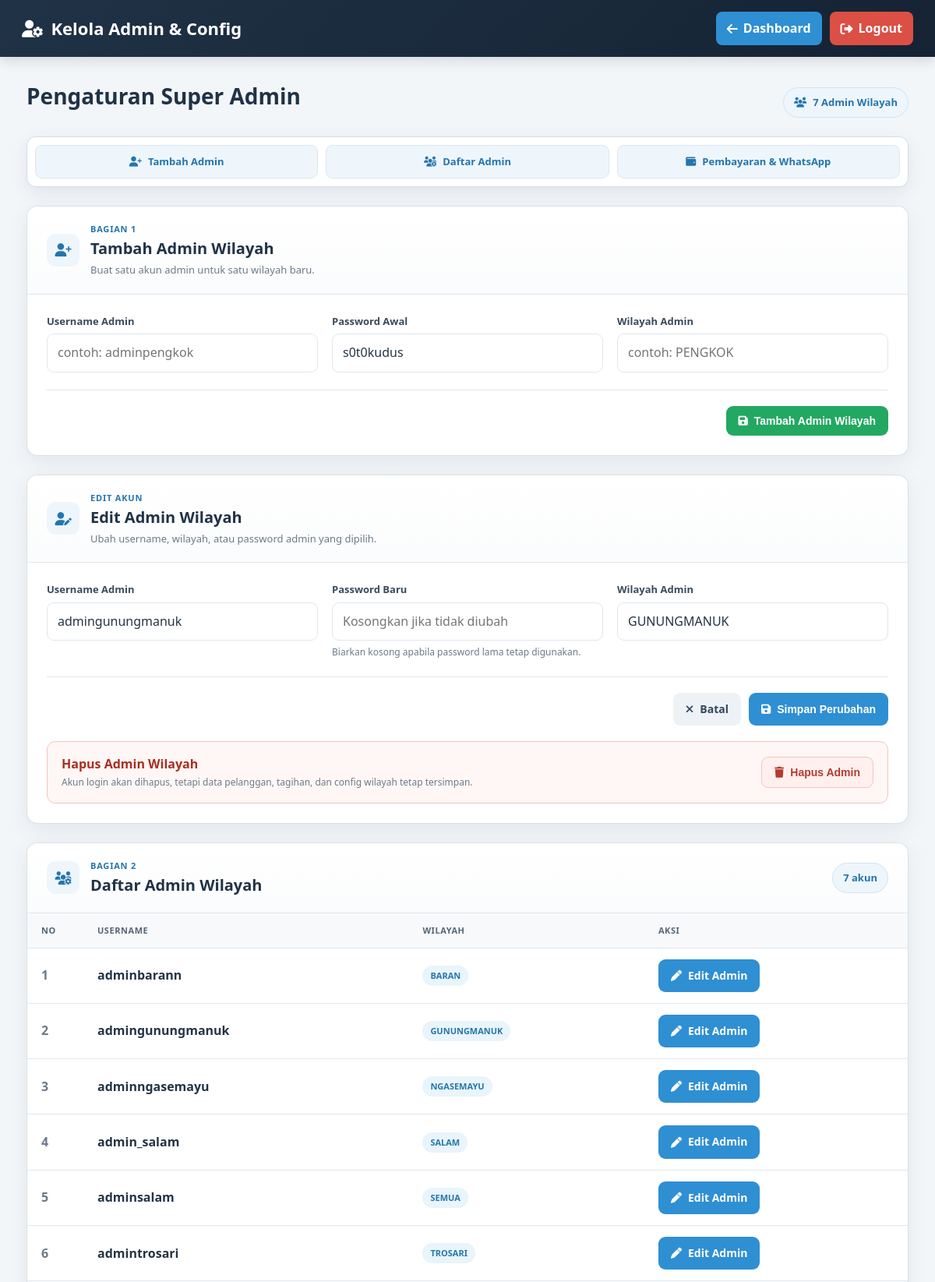
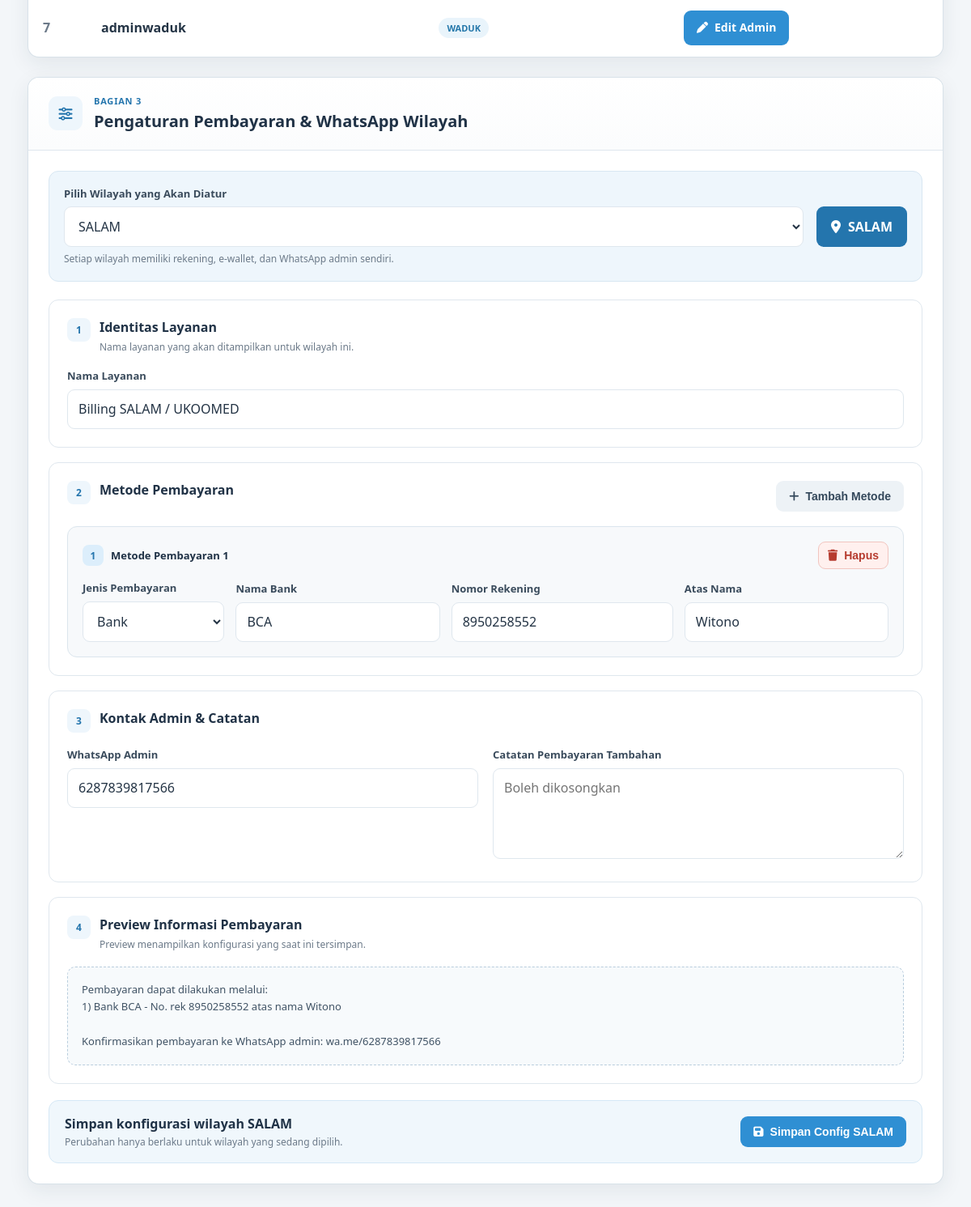
/kelola_admin.php?edit_admin=9 (signed in), run on the app's committed database (2 pictures, top to bottom).
### tables this page shows
CREATE TABLE `users` (
  `id` int NOT NULL,
  `username` varchar(50) NOT NULL,
  `password` varchar(255) NOT NULL,
  `role` varchar(50) NOT NULL DEFAULT 'admin',
  `wilayah` varchar(50) NOT NULL
);

### kelola_admin.php (the view, shortened to what the rows shown need)
<?php
require_once __DIR__ . '/db_salam.php';
require_once __DIR__ . '/helpers_salam.php';
function kelolaEsc($value): string
{
    return htmlspecialchars((string) $value, ENT_QUOTES, 'UTF-8');
}
$admins = [];
$adminResult = $koneksi->query("SELECT id, username, wilayah FROM users WHERE role = 'admin' ORDER BY wilayah ASC, username ASC");
if ($adminResult) {
    while ($row = $adminResult->fetch_assoc()) {
        $admins[] = $row;
    }
}
$editAdmin = null;
$editAdminId = (int) ($_GET['edit_admin'] ?? 0);
if ($editAdminId > 0) {
    $editStmt = $koneksi->prepare("SELECT id, username, wilayah FROM users WHERE id = ? AND role = 'admin' LIMIT 1");
    $editStmt->bind_param('i', $editAdminId);
    $editStmt->execute();
    $editAdmin = $editStmt->get_result()->fetch_assoc() ?: null;
}
?>
<!DOCTYPE html>
<html lang="id">
<head>
    <link rel="stylesheet" href="https://cdnjs.cloudflare.com/ajax/libs/font-awesome/6.4.0/css/all.min.css">
</head>
<body>
<header class="header">
    <h1><i class="fas fa-user-gear"></i> Kelola Admin & Config</h1>
</header>
<main class="container">
    <section class="page-hero">
        <div>
            <h2>Pengaturan Super Admin</h2>
        </div>
    </section>
    <div class="page-stack">
        <?php if ($editAdmin): ?>
        <section class="section-card" id="edit-admin">
            <div class="section-head">
                <div class="section-title-wrap">
                    <div class="section-icon"><i class="fas fa-user-pen"></i></div>
                    <div>
                        <span class="section-kicker">Edit Akun</span>
                        <h3>Edit Admin Wilayah</h3>
                        <p>Ubah username, wilayah, atau password admin yang dipilih.</p>
                    </div>
                </div>
            </div>
            <div class="section-body">
                <form method="post" autocomplete="off">
                    <div class="admin-form-grid">
                        <div class="field">
                            <label for="edit_username">Username Admin</label>
                            <input id="edit_username" name="username" type="text" required maxlength="50" value="<?= kelolaEsc($editAdmin['username']); ?>">
                        </div>
                        <div class="field">
                            <label for="edit_password">Password Baru</label>
                            <input id="edit_password" name="password" type="text" placeholder="Kosongkan jika tidak diubah">
                            <span class="hint">Biarkan kosong apabila password lama tetap digunakan.</span>
                        </div>
                        <div class="field">
                            <label for="edit_wilayah">Wilayah Admin</label>
                            <input id="edit_wilayah" name="wilayah" type="text" required maxlength="50" value="<?= kelolaEsc(salamNamaWilayahTampilan($editAdmin['wilayah'])); ?>">
                        </div>
                    </div>
                    <div class="form-actions">
                        <a class="btn btn-muted" href="kelola_admin.php"><i class="fas fa-xmark"></i> Batal</a>
                        <button class="btn btn-primary" type="submit"><i class="fas fa-save"></i> Simpan Perubahan</button>
                    </div>
                </form>
                <div class="delete-admin-box">
                    <div>
                        <strong>Hapus Admin Wilayah</strong>
                        <span>Akun login akan dihapus, tetapi data pelanggan, tagihan, dan config wilayah tetap tersimpan.</span>
                    </div>
                    <form
                        method="post"
                        onsubmit="return confirm('Yakin ingin menghapus admin <?= kelolaEsc($editAdmin['username']); ?>? Akun ini tidak dapat digunakan untuk login lagi.');"
                    >
                        <button class="btn btn-danger-soft" type="submit">
                            <i class="fas fa-trash"></i> Hapus Admin
                        </button>
                    </form>
                </div>
            </div>
        </section>
        <?php endif; ?>
        <section class="section-card" id="daftar-admin">
            <div class="table-wrap">
                <table class="admin-table">
                    <thead>
                        <tr><th>No</th><th>Username</th><th>Wilayah</th><th>Aksi</th></tr>
                    </thead>
                    <tbody>
                    <?php if ($admins === []): ?>
                        <tr><td colspan="4" class="empty">Belum ada akun admin wilayah.</td></tr>
                    <?php else: ?>
                        <?php foreach ($admins as $index => $admin): ?>
                        <tr>
                            <td class="table-number" data-label="No"><?= $index + 1; ?></td>
                            <td data-label="Username"><strong><?= kelolaEsc($admin['username']); ?></strong></td>
                            <td data-label="Wilayah"><span class="pill"><?= kelolaEsc(salamNamaWilayahTampilan($admin['wilayah'])); ?></span></td>
                            <td class="table-actions" data-label="Aksi"><a class="btn btn-primary" href="kelola_admin.php?edit_admin=<?= (int) $admin['id']; ?>#edit-admin"><i class="fas fa-pen"></i> Edit Admin</a></td>
                        </tr>
                        <?php endforeach; ?>
                    <?php endif; ?>
                    </tbody>
                </table>
            </div>
        </section>
    </div>
</main>
</body>
</html>

### data on the page
users: username "admingunungmanuk", wilayah "GUNUNGMANUK"
users: username "adminbarann", wilayah "BARAN"
users: username "adminngasemayu", wilayah "NGASEMAYU"
users: username "admin_salam", wilayah "SALAM"
users: username "adminsalam", wilayah "SEMUA"
users: username "admintrosari", wilayah "TROSARI"
users: username "adminwaduk", wilayah "WADUK"

### other printed values
count($admins) "7"
kelolaEsc($selectedWilayah) "SALAM"
kelolaEsc($selectedConfig['info_pembayaran'] ?? '') "Pembayaran dapat dilakukan melalui: 1) Bank BCA - No. rek 8950258552 atas nama Witono Konfirmasikan pembayaran ke WhatsApp admin: wa.me/6287839817566"
form field wilayah "SALAM"
